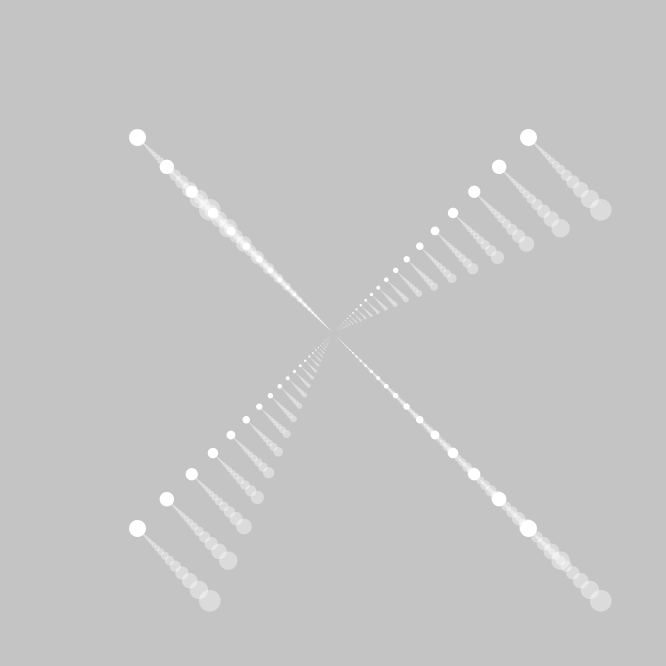
Frame 1 (no input)
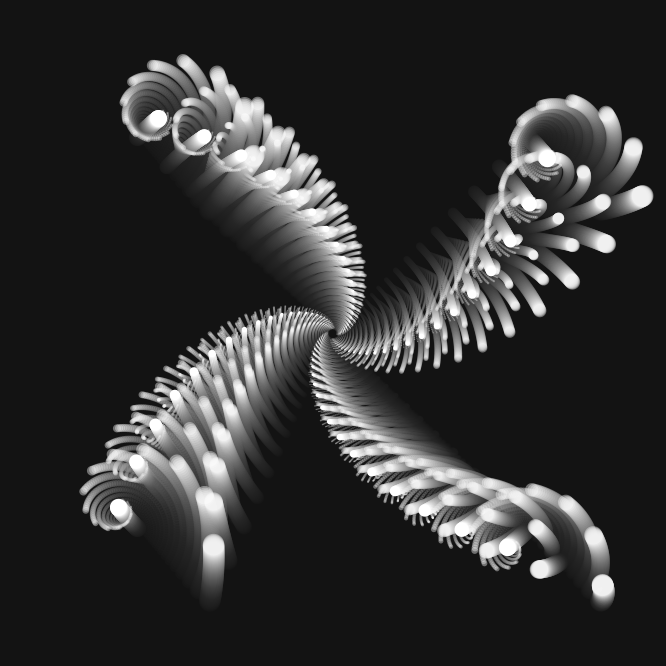
Frame 60 (the mouse pressed at the canvas centre just before this capture)
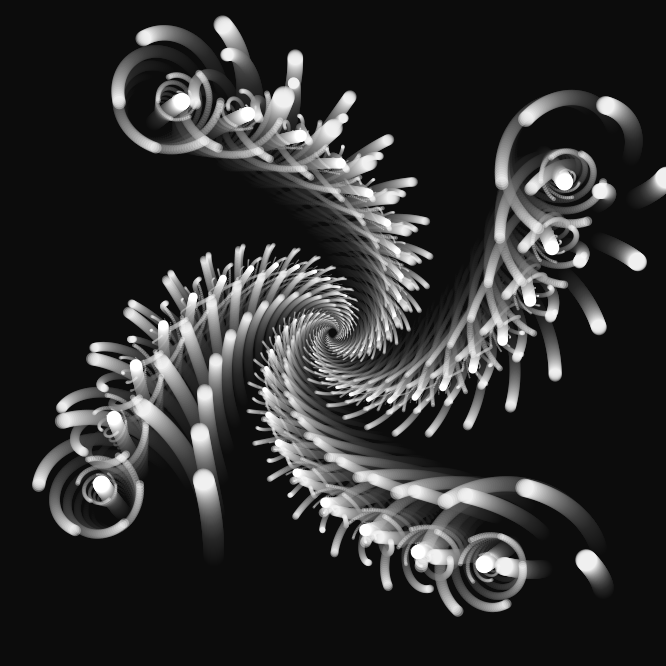
Frame 120 (the mouse held since frame 60 and released just before this capture)

The Processing sketch that drew these frames (run headless with seeded random() and noise(); from frame 60 on, the mouse is pressed at the canvas centre):

// Processing sketch: processing_143753
// ── processing_143753.pde

// Konkuk University
// Department of Dynamic Media
// SOS iDesign
// Name: Hong Jiyae 
// ID: 201420117 

float angle;

void setup() {
  size(666, 666);
  smooth();
  // noLoop();
}
void draw() {
  noStroke();
  fill(0,10);
  rectMode(LEFT);
  rect(0,0,width,height);
  
  translate(width/2, height/2);
  
  for (int i = 0; i < 50; i = i + 2) {
      rotate(radians(angle)); 
      scale(0.85);
      pushMatrix();
        // Sattelites 1
        pushMatrix();
        translate(230,230);
        fill(255);
        ellipse(0, 0, 20,20);
        for (int j = 0; j < 20; j = j + 1) {
          rotate(radians(-angle*5)); 
          scale(0.85);
          noStroke();
          fill(255,100);
          ellipse(100,100,30,30);
        }
        popMatrix();
        // Sattelites 2
        pushMatrix();
        translate(-230, 230);
        fill(255);
        ellipse(0, 0, 20,20);
        for (int j = 0; j < 20; j = j + 1) {
          rotate(radians(-angle*5)); 
          scale(0.85);
          noStroke();
          fill(255,100);
          ellipse(100,100,30,30);
        }
        popMatrix();
        // Sattelites 3
        pushMatrix();
        translate(230, -230);
        fill(255);
        ellipse(0, 0, 20,20);
        for (int j = 0; j < 20; j = j + 1) {
          rotate(radians(-angle*5)); 
          scale(0.85);
          noStroke();
          fill(255,100);
          ellipse(100,100,30,30);
        }
        popMatrix();
        // Sattelites 4
        pushMatrix();
        translate(-230, -230);
        fill(255);
        ellipse(0, 0, 20,20);
        for (int j = 0; j < 20; j = j + 1) {
          rotate(radians(-angle*5)); 
          scale(0.85);
          noStroke();
          fill(255,100);
          ellipse(100,100,30,30);
        }
        popMatrix();

      popMatrix();
    }
    angle = angle + 0.1;
  }
